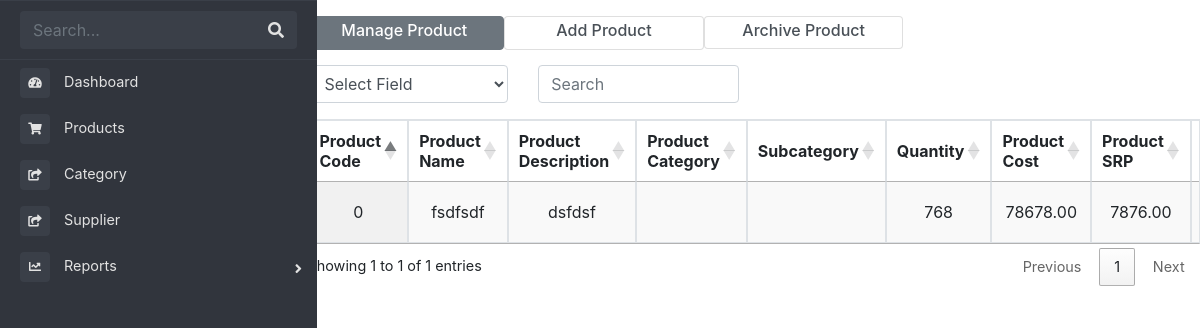
The page /capstone2/products.php (signed in) on the database as committed earlier.
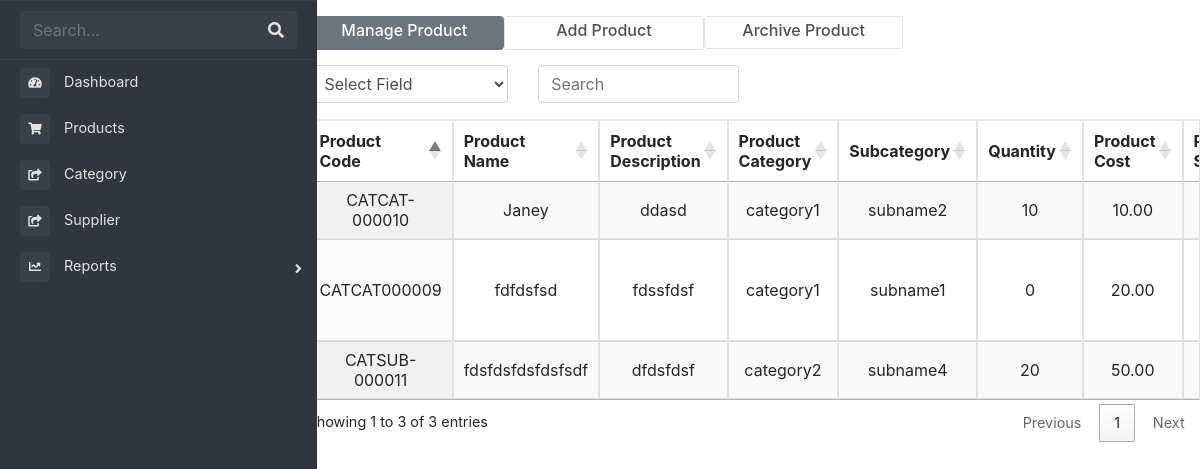
The same page on the database as committed later.
### tables this page shows
CREATE TABLE `products` (
  `id` int(6) UNSIGNED ZEROFILL NOT NULL,
  `product_name` varchar(255) NOT NULL,
  `product_number` varchar(255) NOT NULL,
  `product_quantity` int(11) NOT NULL,
  `product_category` int(11) NOT NULL,
  `product_supplier` int(11) NOT NULL,
  `product_desc` text NOT NULL,
  `product_srp` decimal(25,2) NOT NULL,
  `product_price` decimal(25,2) NOT NULL,
  `product_added` timestamp NOT NULL DEFAULT CURRENT_TIMESTAMP,
  `status` varchar(255) NOT NULL DEFAULT 'Available'
);

CREATE TABLE `product_category` (
  `id` int(11) NOT NULL,
  `category_name` varchar(255) NOT NULL,
  `subcategory_name` varchar(255) NOT NULL
);

### capstone2/core/classes/sql.php (called while the page is built, shortened)
<?php
  include_once 'core/init.php';
class DataOperation extends Database {
   public function fetch_prod($status){
   $sql = "SELECT *, p.id as ids FROM products p LEFT JOIN product_category c on c.id = p.product_category WHERE p.status = '".$status."'";
   $array = array();
   $query = mysqli_query($this->con,$sql);
   while($row = mysqli_fetch_assoc($query)){
    $array[] = $row;
   }
   return $array;
  }
}
$obj = new DataOperation;
 ?>

### capstone2/core/database/database_connect.php (called while the page is built, shortened)
<?php
class Database {
	public function __construct(){
		$this->con = mysqli_connect("localhost","admin","root","capstone2");
	}
}
?>

### capstone2/products.php (the view, shortened to what this page needs)
<?php
	include_once 'core/init.php';
?>
<!DOCTYPE html>
<html>
<head>
</head>
<body>
<div class="row">
<div class="col-md-3">
	<?php
		include 'includes/admin_menu.php';
	?>
</div>
<div class="col-md-9 mt-3">
		<div class="col-md-12 p-0 ml-1">
			<div class="row">
			<div class="list-group d-flex flex-row row-hl col-md-8 px-2" id="th_disc" role="tablist">
			    <a class="list-group-item list-group-item-action active btn-outline-secondary btn text-center p-0 tabs" data-toggle="list" href="#prod" role="tab" id="manage_product">
			        <h6 class="pop-title pt-1">Manage Product</h6>
			    </a>
			    <a class="list-group-item list-group-item-action btn-outline-secondary btn text-center p-0 tabs" data-toggle="list"  href="#addprod" role="tab" id="add_product">
			        <h6 class="pop-title pt-1">Add Product</h6>
			    </a>
			    <a class="list-group-item list-group-item-action btn-outline-secondary btn text-center p-0 tabs" data-toggle="list" href="#archiveprod" role="tab" id="archive_product">
			       	<h6 class="pop-title pt-1">Archive Product</h6>
			    </a>
			</div>
			</div>
		</div>
		<div id="myTabContent" class="col-md-12 p-0 tab-content">
<div class="tab-pane active in prods" id="prod">
    	<div id="product_div">
    	<form method="POST">
	   	<table class="table-bordered display table-responsive" id="myTable">
	    <div class="row mb-3 mt-3">
		<div class="col-md-3">
		    <select class="form-control" id="down">
		       <option value="" readonly>Select Field</option>
		    </select>
		</div>
		<div class="col-md-3">
		  <input type="" name="" id="keyword" placeholder="Search" class="form-control">
		</div>
		</div>
	    <thead>
	    	<tr class="text-center">
	    		<th>Product Code</th>
	    		<th>Product Name</th>
	    		<th>Product Description</th>
	    		<th>Product Category</th>
	    		<th>Subcategory</th>
	    		<th>Quantity</th>
	    		<th>Product Cost</th>
	    		<th>Product SRP</th>
	    		<th>Action</th>
	    	</tr>
	    </thead>
	    <tbody>
	    	<?php
	    		$myrows = $obj->fetch_prod("available");
				foreach($myrows as $row):
			?>
	    	<tr class="text-center">
	    		<td><?php echo strtoupper($row['product_number']);?></td>
	    		<td><?php echo $row['product_name'];?></td>
	    		<td><?php echo $row['product_desc'];?></td>
	    		<td><?php echo $row['category_name'];?></td>
	    		<td><?php echo $row['subcategory_name'];?></td>
	    		<td><?php echo $row['product_quantity'];?></td>
	    		<td><?php echo $row['product_price'];?></td>
	    		<td><?php echo $row['product_srp'];?></td>
	    		<td id="btn-group">
	    		</td>
	    	</tr>
	    	<?php
	    		endforeach;
	    	?>
	    </tbody>
	    </table>
	    </form>
    	</div>
</div>
    	</div>
</div>
</div>
</body>
</html>

Rows that differ between the two databases and show on the page:
removed products: product_number "0", product_name "fsdfsdf", product_desc "dsfdsf", product_quantity "768", product_price "78678.00", product_srp "7876.00"
added products: product_number "CATCAT000009", product_name "fdfdsfsd", product_desc "fdssfdsf", product_category.category_name "category1", product_category.subcategory_name "subname1", product_quantity "0", product_price "20.00"
added products: product_number "CATCAT-000010", product_name "Janey", product_desc "ddasd", product_category.category_name "category1", product_category.subcategory_name "subname2", product_quantity "10", product_price "10.00"
added products: product_number "CATSUB-000011", product_name "fdsfdsfdsfdsfsdf", product_desc "dfdsfdsf", product_category.category_name "category2", product_category.subcategory_name "subname4", product_quantity "20", product_price "50.00"
Other text that changed with them:
text written by a page script: "Showing 1 to 1 of 1 entries Previous 1 Next" → "Showing 1 to 3 of 3 entries Previous 1 Next"
